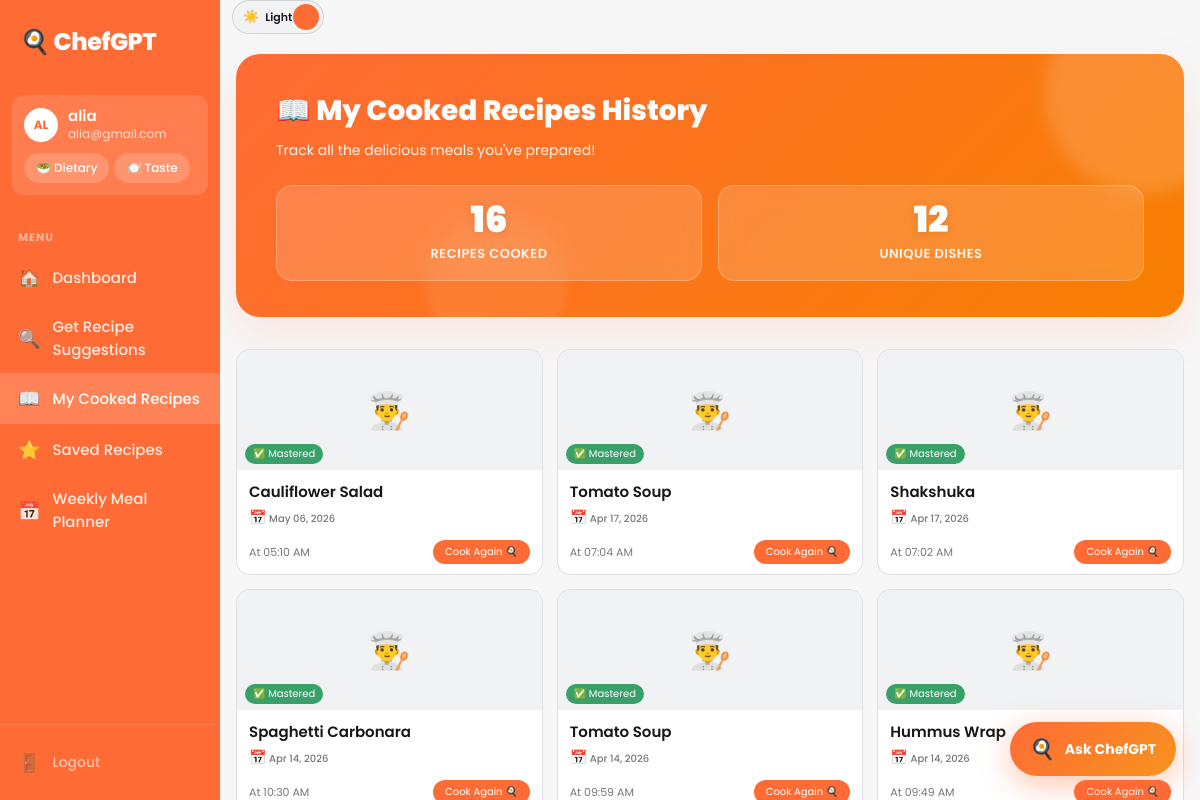
The app's page /cooked-history (signed in) with its own data.
### app.py (models this page shows)
class User(UserMixin, db.Model):
    id = db.Column(db.Integer, primary_key=True)
    username = db.Column(db.String(80), unique=True, nullable=False)
    email = db.Column(db.String(120), unique=True, nullable=False)
    password = db.Column(db.String(200), nullable=False)
    created_at = db.Column(db.DateTime, default=datetime.utcnow)
    role = db.Column(db.String(20), nullable=False, default='user')

class CookedRecipe(db.Model):
    __tablename__ = 'cooked_recipes'
    id = db.Column(db.Integer, primary_key=True)
    user_id = db.Column(db.Integer, db.ForeignKey('user.id'), nullable=False)
    recipe_id = db.Column(db.Integer, nullable=False)
    recipe_name = db.Column(db.String(200), nullable=False)
    cooked_at = db.Column(db.DateTime, default=datetime.utcnow)
    user = db.relationship('User', backref='cooked_recipes')

### app.py (the view)
@app.route("/cooked-history")
@login_required
def cooked_history():
    cooked_recipes = CookedRecipe.query.filter_by(user_id=current_user.id)\
        .order_by(CookedRecipe.cooked_at.desc()).all()
    return render_template("cooked_history.html", recipes=cooked_recipes)

### app.py (called while the page is built)
@login_manager.user_loader
def load_user(user_id):
    return User.query.get(int(user_id))

### templates/cooked_history.html (shortened to what this page needs)
{% extends "base.html" %}
{% block extra_head %}
    <link rel="stylesheet" href="{{ url_for('static', filename='css/history.css') }}">
{% endblock %}
{% block content %}
    <div class="container">
        <div class="page-header">
            <h2>📖 My Cooked Recipes History</h2>
            <p>Track all the delicious meals you've prepared!</p>
            <div class="stats">
                <div class="stat-card">
                    <div class="stat-number">{{ recipes|length }}</div>
                    <div class="stat-label">Recipes Cooked</div>
                </div>
                <div class="stat-card">
                    <div class="stat-number">{{ recipes|map(attribute='recipe_id')|unique|list|length }}</div>
                    <div class="stat-label">Unique Dishes</div>
                </div>
            </div>
        </div>
        {% if recipes|length == 0 %}
            <div class="empty-state">
                <div style="font-size: 48px; margin-bottom: 16px;">🍽️</div>
                <h3>No Recipes Cooked Yet</h3>
                <p>Start your cooking journey by finding recipes and marking them as cooked!</p>
                <a href="{{ url_for('recommend_page') }}">Find Recipes to Cook</a>
            </div>
        {% else %}
            <div class="recipe-grid">
            {% for cooked in recipes %}
                <div class="recipe-card" onclick="window.location.href='{{ url_for('recipe_detail', recipe_id=cooked.recipe_id) }}'">
                    <div class="recipe-card-img">
                        <div class="recipe-img-placeholder">👨‍🍳</div>
                        <div class="recipe-time-badge" style="background: #38A169;">✅ Mastered</div>
                    </div>
                    <div class="recipe-card-body">
                        <div class="recipe-card-name" style="font-size: 15px;">{{ cooked.recipe_name }}</div>
                        <div class="recipe-card-meta" style="color: var(--muted); font-weight: 500; margin-top: 4px;">
                            <span style="font-size: 14px;">📅</span> {{ cooked.cooked_at.strftime('%b %d, %Y') }}
                        </div>
                        <div class="recipe-card-footer" style="margin-top: 12px;">
                            <div class="recipe-rating" style="font-size: 11px;">At {{ cooked.cooked_at.strftime('%I:%M %p') }}</div>
                            <div class="recipe-view-btn" style="background: var(--brand);">Cook Again 🍳</div>
                        </div>
                    </div>
                </div>
            {% endfor %}
            </div>
        {% endif %}
    </div>
{% endblock %}

### templates/base.html (shortened to what this page needs)
<!DOCTYPE html>
<html lang="en">
<head>
    <link rel="stylesheet" href="{{ url_for('static', filename='css/dashboard.css') }}">
    {% block extra_head %}{% endblock %}
</head>
<body>
<div class="dashboard-layout">
  <aside class="sidebar">
    <div class="sidebar-logo">🍳 ChefGPT</div>
    <div class="profile-block">
      <div class="profile-row">
        <div class="avatar">{{ current_user.username[:2].upper() if current_user.is_authenticated else '' }}</div>
        <div>
          <div class="profile-name">{{ current_user.username if current_user.is_authenticated else '' }}</div>
          <div class="profile-email">{{ current_user.email if current_user.is_authenticated else '' }}</div>
        </div>
      </div>
      <div class="profile-pills">
        <button class="pill" onclick="openDietDrawer()">🥗 Dietary</button>
        <button class="pill" onclick="openTasteDrawer()">🍽️ Taste</button>
      </div>
    </div>
    <nav class="sidebar-nav">
      <div class="nav-label">MENU</div>
      <a href="{{ url_for('dashboard') }}" class="nav-item {% if request.endpoint == 'dashboard' %}active{% endif %}">
        <span class="nav-icon">🏠</span> Dashboard</a>
      <a href="{{ url_for('recommend_page') }}" class="nav-item {% if request.endpoint == 'recommend_page' %}active{% endif %}">
        <span class="nav-icon">🔍</span> Get Recipe Suggestions</a>
      <a href="{{ url_for('cooked_history') }}" class="nav-item {% if request.endpoint == 'cooked_history' %}active{% endif %}">
        <span class="nav-icon">📖</span> My Cooked Recipes</a>
      <a href="{{ url_for('saved_recipes') }}" class="nav-item {% if request.endpoint == 'saved_recipes' %}active{% endif %}">
        <span class="nav-icon">⭐</span> Saved Recipes</a>
      <a href="{{ url_for('meal_planner') }}" class="nav-item {% if request.endpoint == 'meal_planner' %}active{% endif %}">
        <span class="nav-icon">📅</span> Weekly Meal Planner</a>
    </nav>
    <div class="sidebar-bottom">
      <a href="{{ url_for('logout') }}" class="nav-item nav-logout">
        <span class="nav-icon">🚪</span> Logout</a>
    </div>
  </aside>
  <main class="main-content">
    <div class="topbar-actions">
      <button class="theme-switch" type="button" onclick="toggleTheme()" aria-label="Toggle theme">
        <span class="theme-switch-icon" id="themeIcon">🌙</span>
        <span class="theme-switch-text" id="themeText">Dark</span>
        <span class="theme-switch-knob"></span>
      </button>
    </div>
    <div class="page-content">
      {% block content %}{% endblock %}
    </div>
  </main>
</div>
{% include 'partials/floating_chat.html' %}
</body>
        {% set diet_options = [('omnivore','🍽️ No Restrictions','Eats everything'),('vegetarian','🥦 Vegetarian','No meat, dairy & eggs ok'),('vegan','🌱 Vegan','No animal products'),('halal','☪️ Halal','No pork & alcohol')] %}
</html>

### templates/partials/floating_chat.html (shortened to what this page needs)
<div id="chat-bubble" onclick="openChat()"
  style="position:fixed; bottom:24px; right:24px; z-index:9998;
         display:flex; align-items:center; gap:10px;
         background:linear-gradient(135deg, #ff6b35, #f7931e);
         padding:12px 20px; border-radius:999px;
         box-shadow:0 8px 32px rgba(255,107,53,0.4);
         cursor:pointer; transition:all 0.3s;">
  <span style="font-size:20px;">🍳</span>
  <span style="color:white; font-weight:700; font-size:14px;">Ask ChefGPT</span>
</div>

### static/css/history.css (style rules this page uses)
.container { max-width: 1000px; margin: 20px auto; padding: 0 16px; animation: slideUp 0.4s ease-out forwards; }
.page-header { background: linear-gradient(135deg, var(--brand) 0%, #f77f00 100%); padding: 36px 40px; border-radius: 24px; margin-bottom: 32px; position: relative; overflow: hidden; box-shadow: var(--shadow); color: white; }
.page-header::before { content: ''; position: absolute; top: -60px; right: -60px; width: 200px; height: 200px; background: rgba(255,255,255,0.15); border-radius: 50%; filter: blur(8px); }
.page-header::after { content: ''; position: absolute; bottom: -40px; left: 20%; width: 140px; height: 140px; background: rgba(255,255,255,0.08); border-radius: 50%; filter: blur(4px); }
.page-header h2 { font-size: 28px; font-weight: 800; margin-bottom: 8px; position: relative; z-index: 1; }
.page-header p { color: rgba(255,255,255,0.9); font-size: 14px; position: relative; z-index: 1; }
.stats { display: flex; gap: 16px; margin-top: 24px; position: relative; z-index: 1; }
.stat-card { background: rgba(255,255,255,0.15); backdrop-filter: blur(12px); border: 1px solid rgba(255,255,255,0.25); padding: 16px 24px; border-radius: 16px; flex: 1; text-align: center; transition: all 0.3s cubic-bezier(0.4, 0, 0.2, 1); }
.stat-number { font-size: 36px; font-weight: 900; color: white; line-height: 1; margin-bottom: 6px; text-shadow: 0 2px 10px rgba(0,0,0,0.1); }
.stat-label { color: rgba(255,255,255,0.9); font-size: 13px; font-weight: 600; text-transform: uppercase; letter-spacing: 0.5px; }

### records on screen
User: username "AL", username "alia", email "alia@gmail.com"
CookedRecipe: recipe_name "Cauliflower Salad", cooked_at "May 06, 2026", cooked_at "05:10 AM"
CookedRecipe: recipe_name "Tomato Soup", cooked_at "Apr 17, 2026", cooked_at "07:04 AM"
CookedRecipe: recipe_name "Shakshuka", cooked_at "Apr 17, 2026", cooked_at "07:02 AM"
CookedRecipe: recipe_name "Spaghetti Carbonara", cooked_at "Apr 14, 2026", cooked_at "10:30 AM"
CookedRecipe: recipe_name "Tomato Soup", cooked_at "Apr 14, 2026", cooked_at "09:59 AM"
CookedRecipe: recipe_name "Hummus Wrap", cooked_at "Apr 14, 2026", cooked_at "09:49 AM"

### other values on screen
{{ recipes|length }} "16"
{{ recipes|map(attribute='recipe_id')|unique|list|length }} "12"
